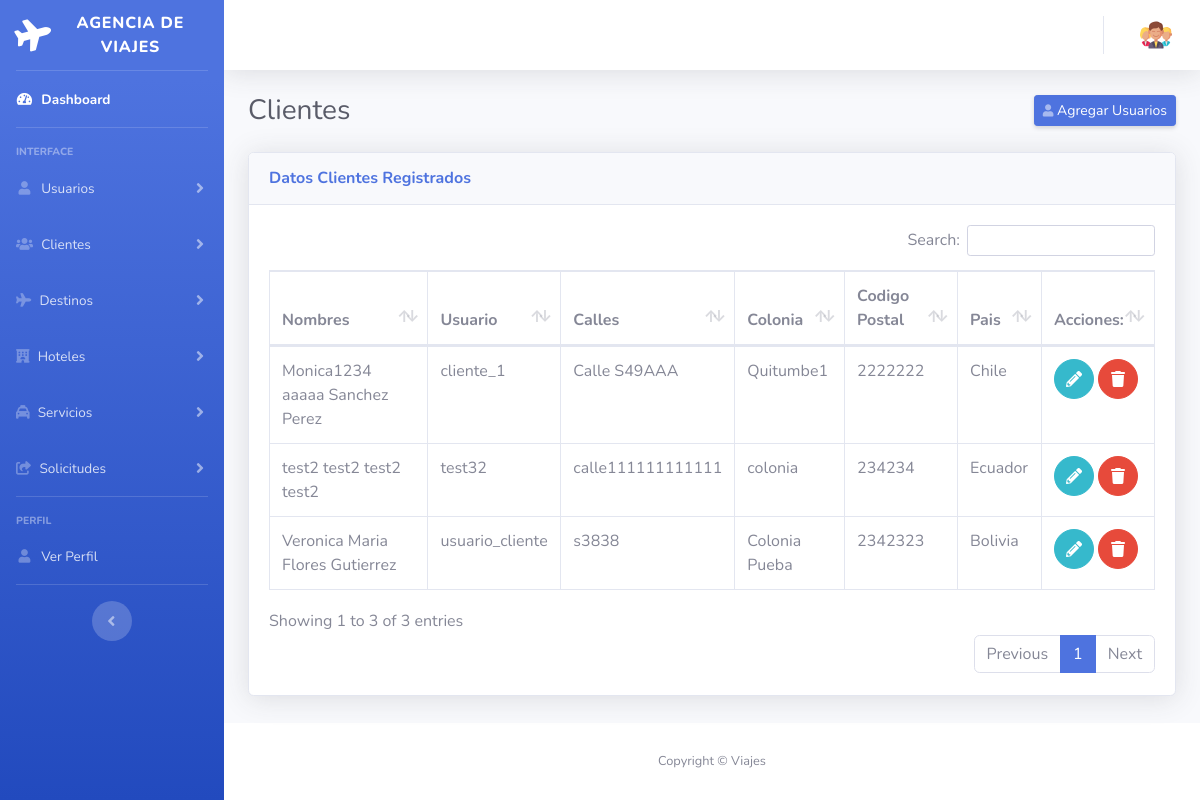
The page /views/admin/clientes/lista.php on the database its author committed.
### tables this page shows
CREATE TABLE `cliente` (
  `idCliente` int(11) NOT NULL,
  `callesCliente` varchar(50) NOT NULL,
  `coloniaCliente` varchar(50) NOT NULL,
  `codigoPostal` varchar(10) NOT NULL,
  `pais` varchar(20) NOT NULL,
  `usuariosId` int(11) NOT NULL,
  `usuarioModifica` int(11) NOT NULL,
  `fechaModifica` timestamp NOT NULL DEFAULT current_timestamp() ON UPDATE current_timestamp(),
  `estatus` int(11) NOT NULL DEFAULT 1
);

CREATE TABLE `usuario` (
  `idUsuario` int(11) NOT NULL,
  `username` varchar(40) NOT NULL,
  `passUsuario` varchar(120) NOT NULL,
  `nombres` varchar(50) NOT NULL,
  `aPaterno` varchar(30) DEFAULT NULL,
  `aMaterno` varchar(30) DEFAULT NULL,
  `telefonosUsuario` varchar(15) DEFAULT NULL,
  `estatus` int(1) NOT NULL DEFAULT 1,
  `fechaRegistro` date DEFAULT NULL,
  `usuarioModifica` int(11) NOT NULL,
  `fechaModifica` datetime DEFAULT NULL,
  `rolUsuario` int(1) NOT NULL DEFAULT 2
);

### core/config.php (called while the page is built)
<?php
$root = "/viajes";
?>

### db/Conn.php (called while the page is built, shortened)
<?php
class Conn
{
    private $dsn = "mysql:host=localhost;dbname=viajes;charset=utf8mb4";
    private $usuario = "root";
    private $contrasena = "";
    public function conectar()
    {
        try {
            $opciones = array(
                PDO::ATTR_ERRMODE => PDO::ERRMODE_EXCEPTION,
                PDO::ATTR_EMULATE_PREPARES => false
            );
            $pdo = new PDO($this->dsn, $this->usuario, $this->contrasena, $opciones);
            return $pdo;
        } catch (PDOException $e) {
            echo "Error de conexión: " . $e->getMessage();
        }
    }
}

### classes/usuarios/clientesClass.php (called while the page is built, shortened)
<?php
require_once(__DIR__ . "/../../db/Conn.php");
class clientesClass
{
    private $conn;
    public function __construct()
    {
        $db = new Conn();
        $this->conn = $db->conectar();
    }
    public function getClientes()
    {
        $search = $this->conn->prepare("SELECT * from cliente c INNER JOIN usuario u ON c.usuariosId  = u.idUsuario where rolUsuario = 2");
        $search->execute();
        $result = $search->fetchAll();
        return $result ? $result : false;
    }
}

### views/admin/clientes/lista.php (the view, shortened to what this page needs)
<?php
include(__DIR__ . "/../../../core/config.php");
require(__DIR__ . "/../../../classes/usuarios/clientesClass.php");
require(__DIR__."/../../../functions/sessions/functions.php");
$clientesClass = new clientesClass();
$clientes = $clientesClass->getClientes();
?>
<!DOCTYPE html>
<html lang="es">
<?php include(__DIR__ . "/../../templates/head.php"); ?>
<link href="<?php echo $root; ?>/assets/datatables/dataTables.bootstrap4.min.css" rel="stylesheet">
<link rel="stylesheet" href="https://cdn.datatables.net/datetime/1.4.1/css/dataTables.dateTime.min.css">
<link rel="stylesheet" href="https://cdn.datatables.net/buttons/2.3.6/css/buttons.dataTables.min.css">
<body id="page-top">
    <div id="wrapper">
        <?php include(__DIR__ . "/../../templates/sidebar.php"); ?>
        <div id="content-wrapper" class="d-flex flex-column">
            <div id="content">
                <?php include(__DIR__ . "/../../templates/header.php"); ?>
                <div class="container-fluid">
                    <div class="d-sm-flex align-items-center justify-content-between mb-4">
                        <h1 class="h3 mb-0 text-gray-800">Clientes</h1>
                        <a href="./../usuarios/agregar.php" class="d-none d-sm-inline-block btn btn-sm btn-primary shadow-sm"><i class="fas fa-user fa-sm text-white-50"></i> Agregar Usuarios</a>
                    </div>
                    <div class="row">
                        <div class="col-lg-12">
                            <div class="card shadow mb-4">
                                <div class="card-header py-3">
                                    <h6 class="m-0 font-weight-bold text-primary">Datos Clientes Registrados</h6>
                                </div>
                                <div class="card-body">
                                    <div class="table-responsive">
                                        <table class="table table-bordered" id="dataTable" width="100%" cellspacing="0">
                                            <thead>
                                                <tr>
                                                    <th>Nombres</th>
                                                    <th>Usuario</th>
                                                    <th>Calles</th>
                                                    <th>Colonia</th>
                                                    <th>Codigo Postal</th>
                                                    <th>Pais</th>
                                                    <th>Acciones: </th>
                                                </tr>
                                            </thead>
                                            <tbody>
                                                <?php foreach ($clientes as $data) : ?>
                                                    <tr class="edit-row">
                                                        <td><?php echo $data["nombres"] . " " . $data["aPaterno"] . " " . $data["aMaterno"] ?></td>
                                                        <td><?php echo $data["username"] ?></td>
                                                        <td><?php echo $data["callesCliente"] ?></td>
                                                        <td><?php echo $data["coloniaCliente"] ?></td>
                                                        <td><?php echo $data["codigoPostal"] ?></td>
                                                        <td><?php echo $data["pais"] ?></td>
                                                        <td>
                                                            <button data-toggle="modal" data-target="#modalEditUsers" class="btn btn-info btn-circle btn-edit"><i class="fas fa-pencil"></i></button>
                                                            <button value="<?php echo $data["usuariosId"] ?>" class="btn btn-danger btn-circle btn-delete"><i class="fa-solid fa-trash"></i></button>
                                                        </td>
                                                    </tr>
                                                <?php endforeach; ?>
                                            </tbody>
                                        </table>
                                    </div>
                                </div>
                            </div>
                        </div>
                    </div>
                </div>
            </div>
            <?php include(__DIR__ . "/../../templates/footer.php"); ?>
        </div>
    </div>
</body>
</html>

### views/templates/head.php (shortened to what this page needs)
<head>
    <link rel="stylesheet" href="https://cdnjs.cloudflare.com/ajax/libs/font-awesome/6.4.0/css/all.min.css" />
    <link href="<?php echo $root; ?>/assets/fontawesome-free/css/all.min.css" rel="stylesheet" type="text/css">
    <link href="<?php echo $root; ?>/css/sb-admin-2.min.css" rel="stylesheet">
    <link rel="stylesheet" href="<?php echo $root; ?>/css/style.css">
</head>

### views/templates/sidebar.php (shortened to what this page needs)
<ul class="navbar-nav bg-gradient-primary sidebar sidebar-dark accordion" id="accordionSidebar">
    <a class="sidebar-brand d-flex align-items-center justify-content-center" href="<?php echo $root; ?>/views/admin">
        <div class="sidebar-brand-icon rotate-n-15">
            <i class="fas fa-plane"></i>
        </div>
        <div class="sidebar-brand-text mx-3">Agencia de Viajes</div>
    </a>
    <hr class="sidebar-divider my-0">
    <li class="nav-item active">
        <a class="nav-link" href="<?php echo $root; ?>/views/admin">
            <i class="fas fa-fw fa-tachometer-alt"></i>
            <span>Dashboard</span></a>
    </li>
    <hr class="sidebar-divider">
    <div class="sidebar-heading">
        Interface
    </div>
    <li class="nav-item">
        <a class="nav-link collapsed" href="#" data-toggle="collapse" data-target="#collapseTwo" aria-expanded="true" aria-controls="collapseTwo">
            <i class="fas fa-fw fa-user"></i>
            <span>Usuarios</span>
        </a>
    </li>
    <li class="nav-item">
        <a class="nav-link collapsed" href="#" data-toggle="collapse" data-target="#collapseUtilities" aria-expanded="true" aria-controls="collapseUtilities">
            <i class="fas fa-fw fa-users"></i>
            <span>Clientes</span>
        </a>
    </li>
    <li class="nav-item">
        <a class="nav-link collapsed" href="#" data-toggle="collapse" data-target="#collapseViajes" aria-expanded="true" aria-controls="collapseUtilities">
            <i class="fa-solid fa-plane"></i>
            <span>Destinos</span>
        </a>
    </li>
    <li class="nav-item">
        <a class="nav-link collapsed" href="#" data-toggle="collapse" data-target="#collapseHoteles" aria-expanded="true" aria-controls="collapseUtilities">
            <i class="fa-solid fa-hotel"></i>
            <span>Hoteles</span>
        </a>
    </li>
    <li class="nav-item">
        <a class="nav-link collapsed" href="#" data-toggle="collapse" data-target="#collapseServicios" aria-expanded="true" aria-controls="collapseUtilities">
        <i class="fa-solid fa-taxi"></i>
            <span>Servicios</span>
        </a>
    </li>
    <li class="nav-item">
        <a class="nav-link collapsed" href="#" data-toggle="collapse" data-target="#collapseSolicitudes" aria-expanded="true" aria-controls="collapseUtilities">
        <i class="fa-solid fa-share-from-square"></i>
            <span>Solicitudes</span>
        </a>
    </li>
    <hr class="sidebar-divider">
    <div class="sidebar-heading">
        PerFil
    </div>
    <li class="nav-item">
        <a class="nav-link" href="<?php echo $root; ?>/views/admin/perfil.php">
            <i class="fas fa-fw fa-user"></i>
            <span>Ver Perfil</span></a>
    </li>
    <hr class="sidebar-divider d-none d-md-block">
    <div class="text-center d-none d-md-inline">
        <button class="rounded-circle border-0" id="sidebarToggle"></button>
    </div>
</ul>

### views/templates/header.php (shortened to what this page needs)
<nav class="navbar navbar-expand navbar-light bg-white topbar mb-4 static-top shadow">
    <ul class="navbar-nav ml-auto">
        <li class="nav-item dropdown no-arrow">
            <a class="nav-link dropdown-toggle" href="#" id="userDropdown" role="button" data-toggle="dropdown" aria-haspopup="true" aria-expanded="false">
                <img class="img-profile rounded-circle" src="<?php echo $root; ?>/assets/img/man.png">
            </a>
        </li>
    </ul>
</nav>

### views/templates/footer.php
<footer class="sticky-footer bg-white">
    <div class="container my-auto">
        <div class="copyright text-center my-auto">
            <span>Copyright &copy; Viajes</span>
        </div>
    </div>
</footer>

### rows shown on the page
cliente: usuariosId.nombres "Monica1234 aaaaa", usuariosId.aPaterno "Sanchez", usuariosId.aMaterno "Perez", usuariosId.username "cliente_1", callesCliente "Calle S49AAA", coloniaCliente "Quitumbe1", codigoPostal "2222222", pais "Chile"
cliente: usuariosId.nombres "test2 test2", usuariosId.aPaterno "test2", usuariosId.aMaterno "test2", usuariosId.username "test32", callesCliente "calle111111111111", coloniaCliente "colonia", codigoPostal "234234", pais "Ecuador"
cliente: usuariosId.nombres "Veronica Maria", usuariosId.aPaterno "Flores", usuariosId.aMaterno "Gutierrez", usuariosId.username "usuario_cliente", callesCliente "s3838", coloniaCliente "Colonia Pueba", codigoPostal "2342323", pais "Bolivia"
